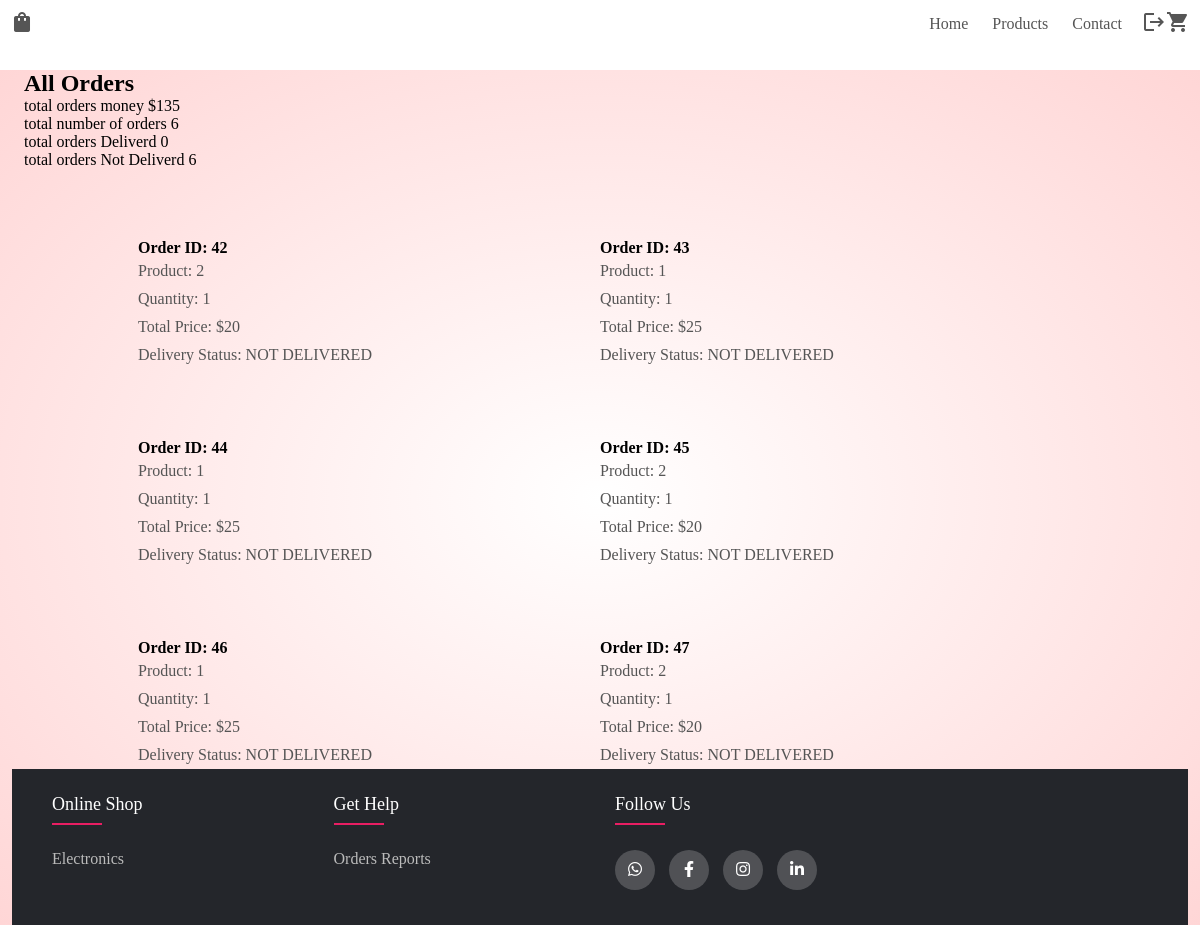
The page /admin_report.php (signed in) on the database its author committed.
### tables this page shows
CREATE TABLE `cart` (
  `cart_id` int(11) NOT NULL,
  `customer_id` int(11) DEFAULT NULL,
  `product_id` varchar(11) DEFAULT NULL,
  `quantity` int(11) DEFAULT NULL,
  `total_price` int(11) DEFAULT NULL,
  `delivery_status` varchar(255) DEFAULT 'NOT DELIVERED',
  `timestamp_col` timestamp NOT NULL DEFAULT current_timestamp()
);

### admin_report.php (the view, shortened to what this page needs)
<?php
include("headers_and_footer/header.php");
$conn = new mysqli('localhost', 'root', '', 'sa-project');
$sql = "SELECT * FROM cart";
$result = $conn->query($sql);
$result1 =$conn->query($sql);
$cnt=0;
$notdeliverd=0;
$deliverd=0;
$total_number_orders=0;
while($buffers = $result1->fetch_assoc()){
    $cnt+=$buffers["total_price"];
    $total_number_orders+=1;
    if($buffers["delivery_status"]==="NOT DELIVERED"){
        $notdeliverd+=1;
    }
    else    $deliverd+=1;
}
?>
<div class="container mt-5">
    <h2>All Orders</h2>
    <div>total orders money $<?php echo $cnt;?></div>
    <div>total number of orders <?php echo $total_number_orders;?></div>
    <div>total orders Deliverd <?php echo $deliverd;?></div>
    <div>total orders Not Deliverd <?php echo $notdeliverd;?></div>
    <?php
    $orderCount = 0;
    if ($result->num_rows > 0) {
        while ($row = $result->fetch_assoc()) {
            if ($orderCount % 2 == 0) {
                echo "<div class='row'>";
            }
            echo "<div class='col-md-6 mb-4'>";
            echo "<div class='order card'>";
            echo "<h4 class='card-header'>Order ID: " . $row['cart_id'] . "</h4>";
            echo "<div class='card-body'>";
            echo "<p class='card-text'>Product: " . $row['product_id'] . "</p>";
            echo "<p class='card-text'>Quantity: " . $row['quantity'] . "</p>";
            echo "<p class='card-text'>Total Price: $" . $row['total_price'] . "</p>";
            echo "<p class='card-text'>Delivery Status: " . $row['delivery_status'] . "</p>";
            echo "</div>";
            echo "</div>";
            echo "</div>";
            $orderCount++;
            if ($orderCount % 2 == 0) {
                echo "</div>";
            }
        }
    } else {
        echo "<p>No orders found.</p>";
    }
    ?>
</div>
<?php
include("headers_and_footer/footer.php");
?>

### style.css (style rules this page uses)
* { margin: 0; padding: 0; box-sizing: border-box; }
p { color: #555; }
.container { max-width: 1300px; margin: auto; padding-left: 25px; padding-right: 25px; min-height: 100vh; }
.row { display: flex; align-items: center; flex-wrap: wrap; justify-content: space-around; }
.header .row { margin-top: 70px; }

### headers_and_footer/header.php (style rules this page uses)
* { box-sizing: border-box; }
.container { flex: 1; }
.row:after { content: ""; display: table; clear: both; }
p { line-height: 1.75; }
.container, .container-fluid, .container-xxl, .container-xl, .container-lg, .container-md, .container-sm { width: 100%; padding-right: var(--bs-gutter-x, 0.75rem); padding-left: var(--bs-gutter-x, 0.75rem); margin-right: auto; margin-left: auto; min-height: 80vh; }
*, *::before, *::after { box-sizing: border-box; }
div { display: block; }

### rows shown on the page
cart: cart_id "42", product "2", quantity "1", total_price "20", delivery_status "NOT DELIVERED"
cart: cart_id "43", product "1", quantity "1", total_price "25", delivery_status "NOT DELIVERED"
cart: cart_id "44", product "1", quantity "1", total_price "25", delivery_status "NOT DELIVERED"
cart: cart_id "45", product "2", quantity "1", total_price "20", delivery_status "NOT DELIVERED"
cart: cart_id "46", product "1", quantity "1", total_price "25", delivery_status "NOT DELIVERED"
cart: cart_id "47", product "2", quantity "1", total_price "20", delivery_status "NOT DELIVERED"

### other values the page prints
$cnt "135"
$total_number_orders "6"
$deliverd "0"
$notdeliverd "6"
